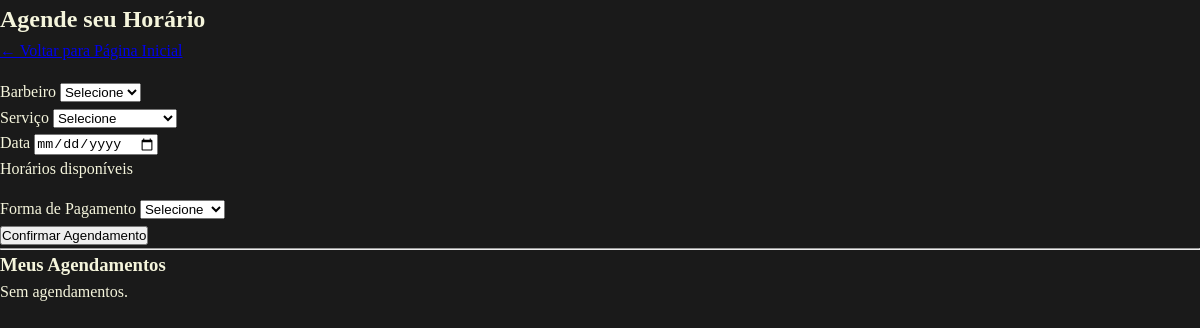
The app's page /agendamento (signed in), older data.
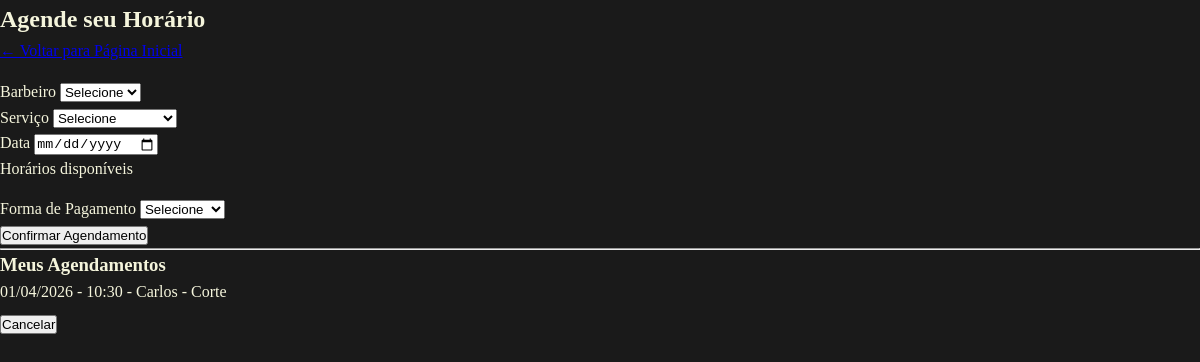
The same page, newer data.
### models.py (models this page shows, shortened)
class Agendamento(db.Model):
    __tablename__ = "agendamentos"
    id = db.Column(db.Integer, primary_key=True)
    cliente_id = db.Column(db.Integer, db.ForeignKey("usuarios.id"), nullable=False, index=True)
    barbeiro_id = db.Column(db.Integer, db.ForeignKey("barbeiros.id"), nullable=False, index=True)
    servico_id = db.Column(db.Integer, db.ForeignKey("servicos.id"), nullable=False)
    data = db.Column(db.Date, nullable=False, index=True)
    horario = db.Column(db.Time, nullable=False)
    status = db.Column(db.String(20), default="Confirmado")
    forma_pagamento = db.Column(db.String(20), nullable=False, default="Não definido")
    status_pagamento = db.Column(db.String(20), default="Pendente")
    criado_em = db.Column(db.DateTime, default=datetime.utcnow)
    cliente = db.relationship("Usuario", back_populates="agendamentos")
    barbeiro = db.relationship("Barbeiro", back_populates="agendamentos")
    servico = db.relationship("Servico", lazy="joined")
    __table_args__ = (
        db.UniqueConstraint("barbeiro_id", "data", "horario", name="unique_agendamento"),
    )

class Barbeiro(db.Model):
    __tablename__ = "barbeiros"
    id = db.Column(db.Integer, primary_key=True)
    nome = db.Column(db.String(100), nullable=False)
    especialidade = db.Column(db.String(150))
    foto = db.Column(db.String(200))
    ativo = db.Column(db.Boolean, default=True)
    agendamentos = db.relationship(
        "Agendamento",
        back_populates="barbeiro",
        cascade="all, delete-orphan"
    )

class Servico(db.Model):
    __tablename__ = "servicos"
    id = db.Column(db.Integer, primary_key=True)
    nome = db.Column(db.String(100), nullable=False)
    duracao_minutos = db.Column(db.Integer, nullable=False)
    preco = db.Column(Numeric(10, 2), nullable=False)

### app.py (the view, shortened to what this page needs)
@app.route("/agendamento", methods=["GET", "POST"])
@login_required
def agendamento():
    barbeiros = Barbeiro.query.filter_by(ativo=True).all()
    servicos = Servico.query.all()
    agora = datetime.now()
    agendamentos = (
        Agendamento.query
        .filter(Agendamento.cliente_id == current_user.id)
        .all()
    )
    agendamentos = [
        ag for ag in agendamentos
        if datetime.combine(ag.data, ag.horario) + timedelta(hours=1) > agora
    ]
    agendamentos.sort(key=lambda x: (x.data, x.horario))
    return render_template(
        "agendamento.html",
        barbeiros=barbeiros,
        servicos=servicos,
        agendamentos=agendamentos
    )

### app.py (called while the page is built)
@login_manager.user_loader
def load_user(user_id):
    return db.session.get(Usuario, int(user_id))

### templates/agendamento.html (shortened to what this page needs)
<!DOCTYPE html>
<html lang="pt-BR">
<head>
    <link rel="stylesheet" href="{{ url_for('static', filename='css/style.css') }}">
</head>
<body>
    <section class="agendamento">
        <div class="agendamento-container">
            <h2>Agende seu Horário</h2>
            <a href="{{ url_for('index') }}" class="btn-agendar" style="margin-bottom:15px; display:inline-block;">
            </a>
            <form action="{{ url_for('agendamento') }}" method="POST" id="formAgendamento">
                <div class="input-group">
                    <label>Barbeiro</label>
                    <select name="barbeiro" id="barbeiro" required>
                        <option value="">Selecione</option>
                    </select>
                </div>
                <div class="input-group">
                    <label>Serviço</label>
                    <select name="servico" required>
                        <option value="">Selecione</option>
                    </select>
                </div>
                <div class="input-group">
                    <label>Data</label>
                    <input type="date" name="data" id="data" required>
                </div>
                <div class="input-group">
                    <label>Horários disponíveis</label>
                </div>
                <div class="input-group">
                    <label>Forma de Pagamento</label>
                    <select name="forma_pagamento" required>
                        <option value="">Selecione</option>
                    </select>
                </div>
                <button type="submit" class="btn-agendar">
                    Confirmar Agendamento
                </button>
            </form>
            <hr>
            <h3>Meus Agendamentos</h3>
            {% if agendamentos %}
            {% for ag in agendamentos %}
            <div class="card-agendamento">
                <p>
                    {{ ag.data.strftime('%d/%m/%Y') }} -
                    {{ ag.horario.strftime('%H:%M') }} -
                    {{ ag.barbeiro.nome }} -
                    {{ ag.servico.nome }}
                </p>
                <button onclick="cancelarAgendamento({{ ag.id }}, '{{ ag.data }}', '{{ ag.horario }}')"
                    class="btn-agendar" style="margin-top:10px;">
                    Cancelar
                </button>
            </div>
            {% endfor %}
            {% else %}
            <p>Sem agendamentos.</p>
            {% endif %}
        </div>
    </section>
</body>
</html>

### static/css/style.css (style rules this page uses)
* { margin: 0; padding: 0; box-sizing: border-box; }
body { font-family: "Playfair Display", serif; background-color: #1a1a1a; color: #f5f5dc; line-height: 1.6; }

Row changes from the older to the newer data that the page shows:
added Agendamento: data "01/04/2026", horario "10:30", barbeiro.nome "Carlos", servico.nome "Corte"
Text that changed along with them:
text no longer shown: "Sem agendamentos."
